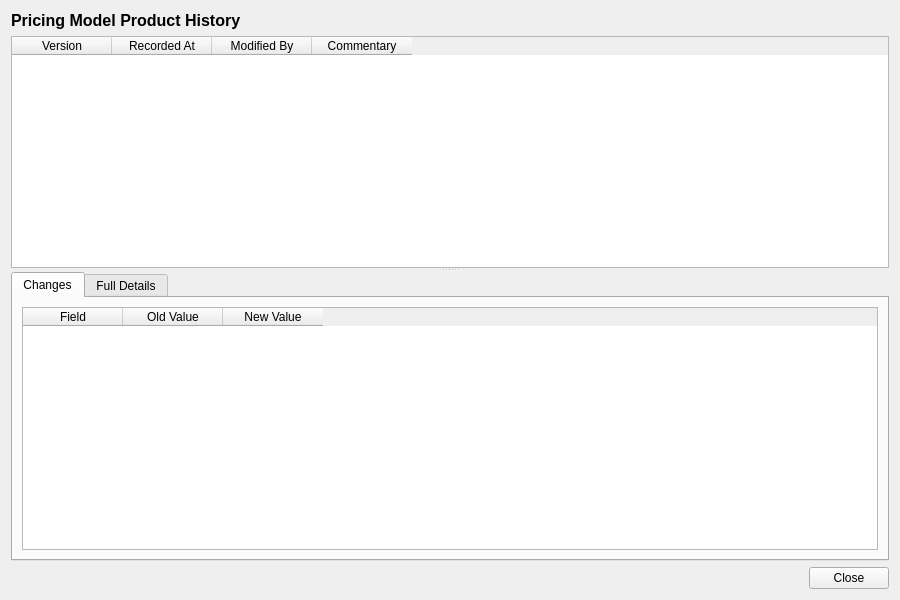
<?xml version="1.0" encoding="UTF-8"?>
<ui version="4.0">
 <class>PricingModelProductHistoryDialog</class>
 <widget class="QWidget" name="PricingModelProductHistoryDialog">
  <property name="geometry">
   <rect>
    <x>0</x>
    <y>0</y>
    <width>900</width>
    <height>600</height>
   </rect>
  </property>
  <property name="windowTitle">
   <string>Pricing Model Product History</string>
  </property>
  <layout class="QVBoxLayout" name="verticalLayout">
   <item>
    <widget class="QLabel" name="titleLabel">
     <property name="font">
      <font>
       <pointsize>12</pointsize>
       <bold>true</bold>
      </font>
     </property>
     <property name="text">
      <string>Pricing Model Product History</string>
     </property>
    </widget>
   </item>
   <item>
    <widget class="QSplitter" name="splitter">
     <property name="orientation">
      <enum>Qt::Vertical</enum>
     </property>
     <widget class="QTableWidget" name="versionListWidget">
      <property name="minimumHeight">
       <number>150</number>
      </property>
      <property name="maximumHeight">
       <number>250</number>
      </property>
      <property name="alternatingRowColors">
       <bool>true</bool>
      </property>
      <property name="editTriggers">
       <set>QAbstractItemView::NoEditTriggers</set>
      </property>
      <property name="selectionMode">
       <enum>QAbstractItemView::SingleSelection</enum>
      </property>
      <property name="selectionBehavior">
       <enum>QAbstractItemView::SelectRows</enum>
      </property>
      <column>
       <property name="text">
        <string>Version</string>
       </property>
      </column>
      <column>
       <property name="text">
        <string>Recorded At</string>
       </property>
      </column>
      <column>
       <property name="text">
        <string>Modified By</string>
       </property>
      </column>
      <column>
       <property name="text">
        <string>Commentary</string>
       </property>
      </column>
     </widget>
     <widget class="QWidget" name="detailWidget">
      <layout class="QVBoxLayout" name="detailLayout">
       <property name="leftMargin">
        <number>0</number>
       </property>
       <property name="topMargin">
        <number>0</number>
       </property>
       <property name="rightMargin">
        <number>0</number>
       </property>
       <property name="bottomMargin">
        <number>0</number>
       </property>
       <item>
        <widget class="QTabWidget" name="tabWidget">
         <property name="currentIndex">
          <number>0</number>
         </property>
         <widget class="QWidget" name="changesTab">
          <attribute name="title">
           <string>Changes</string>
          </attribute>
          <layout class="QVBoxLayout" name="changesTabLayout">
           <item>
            <widget class="QTableWidget" name="changesTableWidget">
             <property name="editTriggers">
              <set>QAbstractItemView::NoEditTriggers</set>
             </property>
             <property name="alternatingRowColors">
              <bool>true</bool>
             </property>
             <property name="selectionMode">
              <enum>QAbstractItemView::SingleSelection</enum>
             </property>
             <property name="selectionBehavior">
              <enum>QAbstractItemView::SelectRows</enum>
             </property>
             <column>
              <property name="text">
               <string>Field</string>
              </property>
             </column>
             <column>
              <property name="text">
               <string>Old Value</string>
              </property>
             </column>
             <column>
              <property name="text">
               <string>New Value</string>
              </property>
             </column>
            </widget>
           </item>
          </layout>
         </widget>
         <widget class="QWidget" name="fullDetailsTab">
          <attribute name="title">
           <string>Full Details</string>
          </attribute>
          <layout class="QVBoxLayout" name="fullDetailsTabLayout">
           <item>
            <widget class="QScrollArea" name="scrollArea">
             <property name="widgetResizable">
              <bool>true</bool>
             </property>
             <widget class="QWidget" name="scrollAreaWidgetContents">
              <property name="geometry">
               <rect>
                <x>0</x>
                <y>0</y>
                <width>560</width>
                <height>450</height>
               </rect>
              </property>
              <layout class="QFormLayout" name="formLayout">
               <item row="0" column="0">
                <widget class="QLabel" name="pricing_engine_type_codeLabel">
                 <property name="text">
                  <string>Pricing Engine Type:</string>
                 </property>
                </widget>
               </item>
               <item row="0" column="1">
                <widget class="QLabel" name="pricingEngineTypeCodeValue">
                 <property name="text">
                  <string/>
                 </property>
                </widget>
               </item>
               <item row="1" column="0">
                <widget class="QLabel" name="modelLabel">
                 <property name="text">
                  <string>Model:</string>
                 </property>
                </widget>
               </item>
               <item row="1" column="1">
                <widget class="QLabel" name="modelValue">
                 <property name="text">
                  <string/>
                 </property>
                </widget>
               </item>
               <item row="2" column="0">
                <widget class="QLabel" name="engineLabel">
                 <property name="text">
                  <string>Engine:</string>
                 </property>
                </widget>
               </item>
               <item row="2" column="1">
                <widget class="QLabel" name="engineValue">
                 <property name="text">
                  <string/>
                 </property>
                </widget>
               </item>
               <item row="3" column="0">
                <widget class="QLabel" name="versionNumberLabel">
                 <property name="text">
                  <string>Version:</string>
                 </property>
                </widget>
               </item>
               <item row="3" column="1">
                <widget class="QLabel" name="versionNumberValue">
                 <property name="text">
                  <string/>
                 </property>
                </widget>
               </item>
               <item row="4" column="0">
                <widget class="QLabel" name="modifiedByLabel">
                 <property name="text">
                  <string>Modified By:</string>
                 </property>
                </widget>
               </item>
               <item row="4" column="1">
                <widget class="QLabel" name="modifiedByValue">
                 <property name="text">
                  <string/>
                 </property>
                </widget>
               </item>
               <item row="5" column="0">
                <widget class="QLabel" name="recordedAtLabel">
                 <property name="text">
                  <string>Recorded At:</string>
                 </property>
                </widget>
               </item>
               <item row="5" column="1">
                <widget class="QLabel" name="recordedAtValue">
                 <property name="text">
                  <string/>
                 </property>
                </widget>
               </item>
               <item row="6" column="0">
                <widget class="QLabel" name="changeCommentaryLabel">
                 <property name="text">
                  <string>Change Commentary:</string>
                 </property>
                </widget>
               </item>
               <item row="6" column="1">
                <widget class="QLabel" name="changeCommentaryValue">
                 <property name="text">
                  <string/>
                 </property>
                 <property name="wordWrap">
                  <bool>true</bool>
                 </property>
                </widget>
               </item>
              </layout>
             </widget>
            </widget>
           </item>
          </layout>
         </widget>
        </widget>
       </item>
      </layout>
     </widget>
    </widget>
   </item>
   <item>
    <layout class="QHBoxLayout" name="buttonLayout">
     <item>
      <spacer name="horizontalSpacer">
       <property name="orientation">
        <enum>Qt::Horizontal</enum>
       </property>
       <property name="sizeHint" stdset="0">
        <size><width>40</width><height>20</height></size>
       </property>
      </spacer>
     </item>
     <item>
      <widget class="QPushButton" name="closeButton">
       <property name="text">
        <string>Close</string>
       </property>
      </widget>
     </item>
    </layout>
   </item>
  </layout>
 </widget>
 <resources/>
 <connections/>
</ui>
